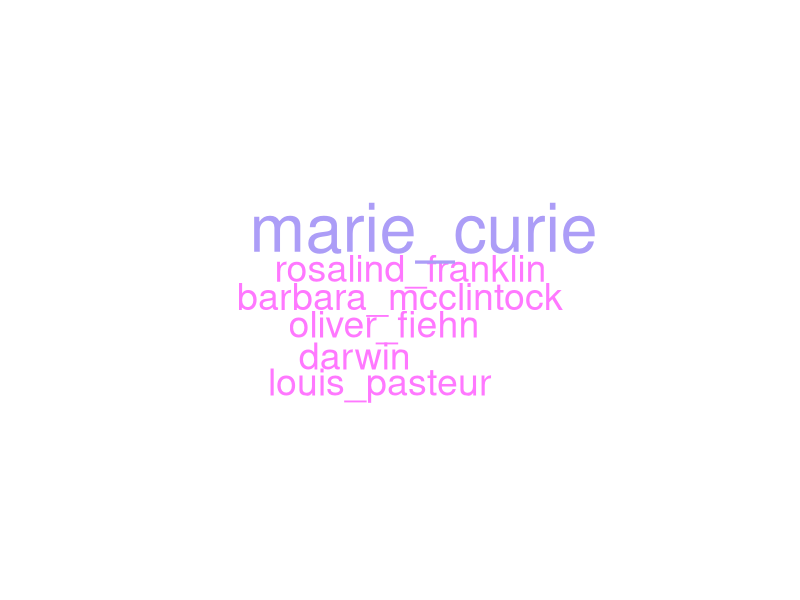
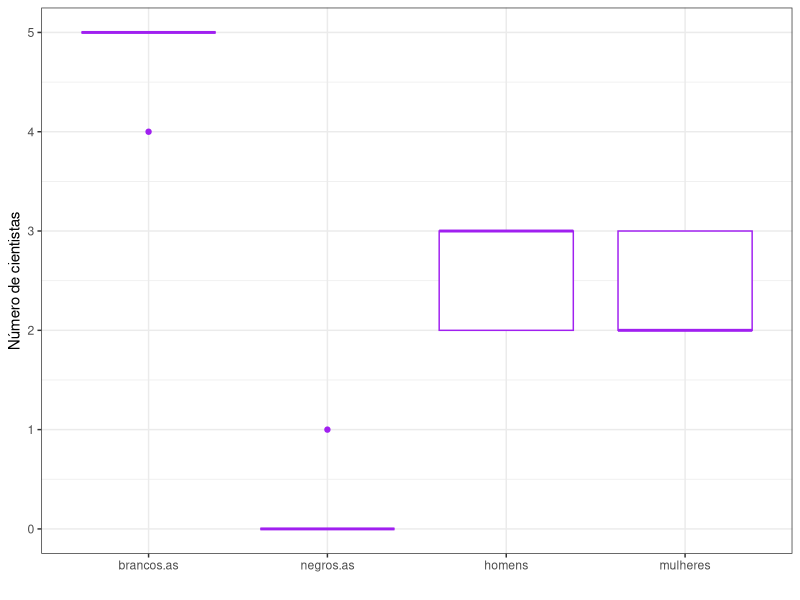
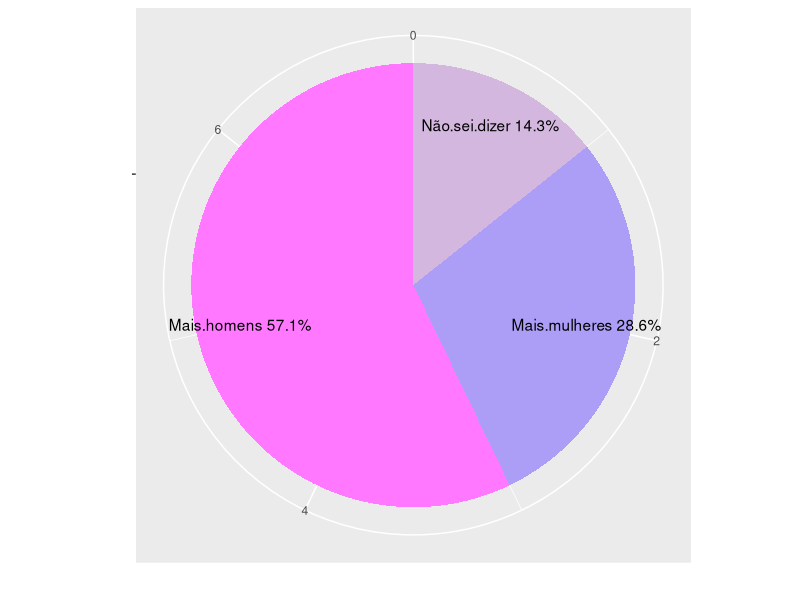
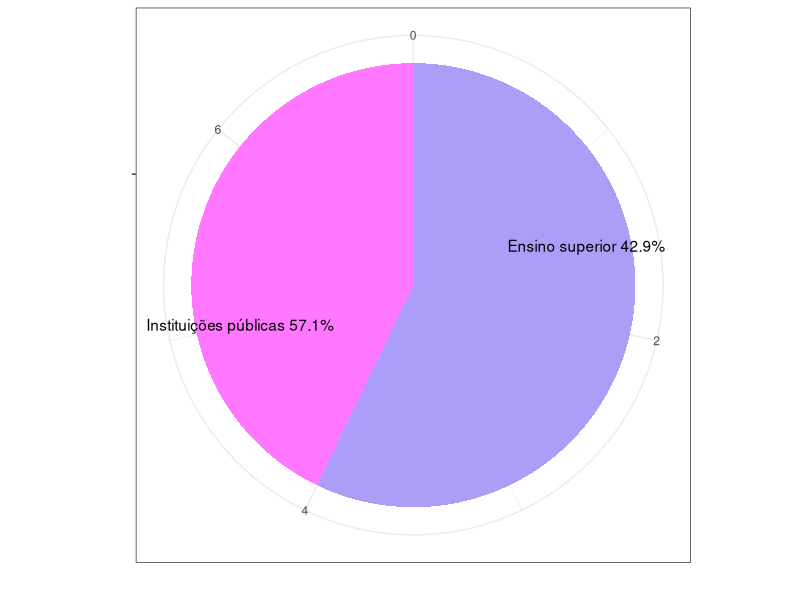
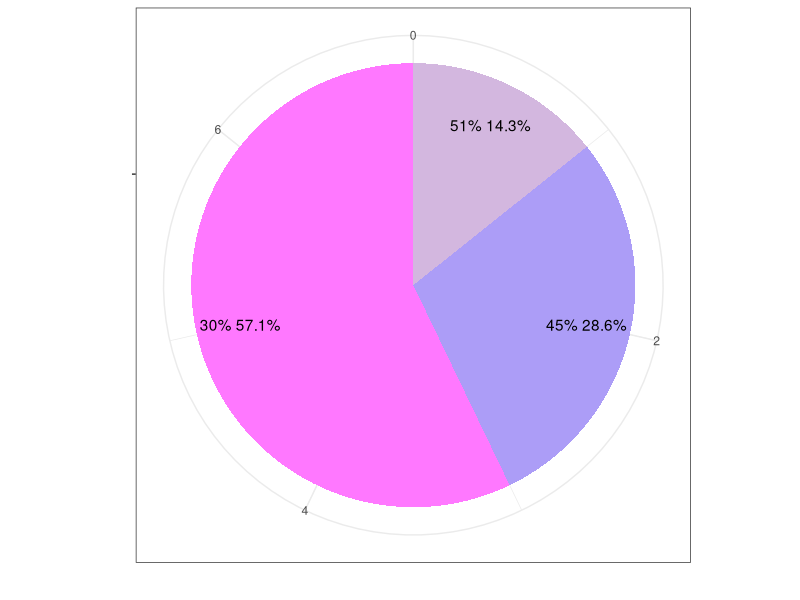
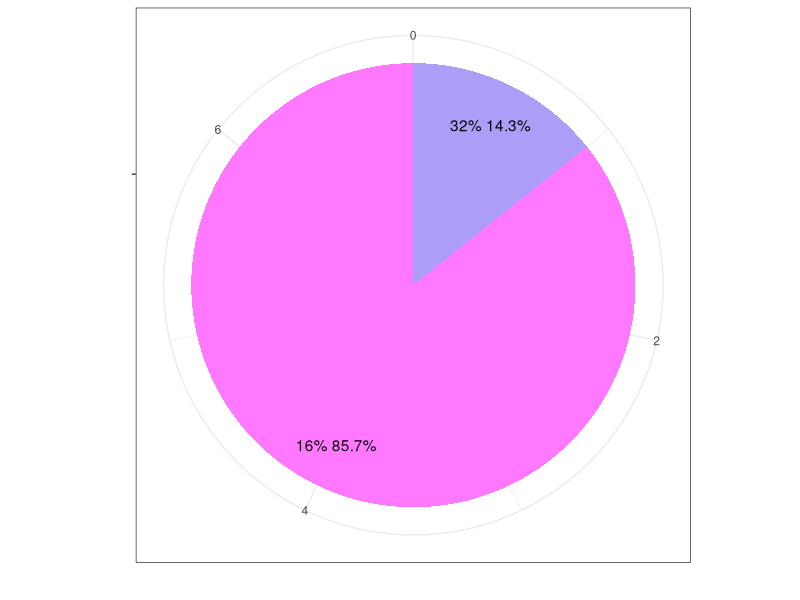

Generate these figures, in order, with R:
## ---- chunk 1
library("tm")
library("SnowballC")
library("wordcloud")
library("RColorBrewer")

df <- read.csv("mulheres2.csv")
dataCorpus <- Corpus(VectorSource(df$X1_cientista))

wordcloud(dataCorpus,max.words=10,colors=c("#FF78FF","#AC9DF7"))
## ---- chunk 2
library(ggplot2)
library(reshape)

df2 <- data.frame("brancos/as" = as.numeric(df$brancos), "negros/as"= 5- as.numeric(df$brancos), "homens" = as.numeric(df$homens), "mulheres" = 5 - as.numeric(df$homens)) 
df2 <- melt(df2)


ggplot(df2, aes(x = df2$variable , y= df2$value)) +
  geom_boxplot(color="purple") + xlab("") + ylab("Número de cientistas") + theme_bw()
## ---- chunk 3
res <- df$X.Durante.a.sua.formação.acadêmica..qual.a.proporção.de.professores.homens.e.mulheres.que.você.teve.na.graduação.e.na.pós.graduação.
res <- data.frame( "Mais homens" = 4 , "Mais mulheres" = 2, "Não sei dizer" = 1)
res <- melt(res)
res <- res[order(res$value),]
cumulative = cumsum(res$value)
res <- cbind(res, cumulative,
             midpoint = cumulative - res$value / 2,
             label = paste0(res$variable, " ", round(res$value / sum(res$value) * 100, 1), "%"))


ggplot(res, aes(x="", y = value, fill=variable)) + 
  geom_bar(width = 1, stat = "identity") +
  coord_polar("y", start=0) +
  xlab("") + ylab("") + scale_fill_manual(values=c("#FF78FF", "#AC9DF7", "#D3B7DF"), name="") +  
  geom_text(aes(x = 1.3, y = midpoint, label=label )) + theme(legend.position = "none")


## ---- chunk 4
temp <- df$Em.qual.área.você.imagina.que.a.maior.parte.das.mulheres.com.doutorado.atuam.
temp <- table(temp)
temp <- melt(temp)
temp <- temp[order(temp$value),]
temp$temp <- c("Ensino superior", "Instituições públicas")
cumulative = cumsum(temp$value)
temp <- cbind(temp, cumulative,
             midpoint = cumulative - temp$value / 2,
             label = paste0(temp$temp, " ", round(temp$value / sum(temp$value) * 100, 1), "%"))


ggplot(temp, aes(x="", y = value, fill=temp)) + 
  geom_bar(width = 1, stat = "identity") +
  coord_polar("y", start=0) +
  xlab("") + ylab("") + theme_bw() + scale_fill_manual(values=c("#FF78FF", "#AC9DF7", "#D3B7DF"), name="") +
  geom_text(aes(x = 1.3, y = midpoint, label=label )) + theme(legend.position = "none")

## ---- chunk 5
temp <- df$Quantos.pesquisadores.no.mundo.são.mulheres.
temp <- table(temp)
temp <- melt(temp)
temp <- temp[order(temp$value),]
cumulative = cumsum(temp$value)
temp <- cbind(temp, cumulative,
             midpoint = cumulative - temp$value / 2,
             label = paste0(temp$temp, " ", round(temp$value / sum(temp$value) * 100, 1), "%"))

ggplot(temp, aes(x="", y = value, fill=temp)) + 
  geom_bar(width = 1, stat = "identity") +
  coord_polar("y", start=0) +
  xlab("") + ylab("")+ theme_bw() + scale_fill_manual(values=c("#FF78FF", "#AC9DF7", "#D3B7DF"), name="") +
  geom_text(aes(x = 1.3, y = midpoint, label=label )) + theme(legend.position = "none")
## ---- chunk 6
temp <- df$Entre.as.pessoas.laureadas.com.prêmio.Nobel..entre.1901.e.2019..quantas.são.mulheres.
temp <- table(temp)
temp <- melt(temp)
temp <- temp[order(temp$value),]
cumulative = cumsum(temp$value)
temp <- cbind(temp, cumulative,
             midpoint = cumulative - temp$value / 2,
             label = paste0(temp$temp, " ", round(temp$value / sum(temp$value) * 100, 1), "%"))

ggplot(temp, aes(x="", y = value, fill=temp)) + 
  geom_bar(width = 1, stat = "identity") +
  coord_polar("y", start=0) +
  xlab("") + ylab("")+ theme_bw() + scale_fill_manual(values=c("#FF78FF", "#AC9DF7", "#D3B7DF"), name="") +
  geom_text(aes(x = 1.3, y = midpoint, label=label )) + theme(legend.position = "none")
